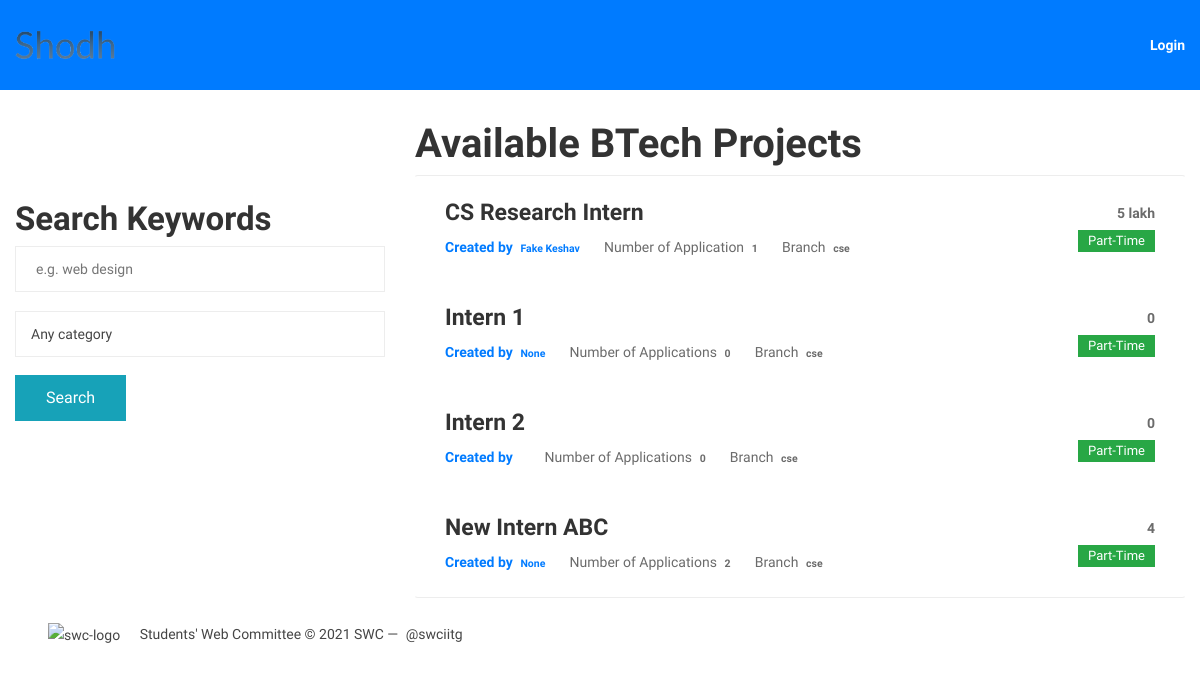
Page /groups/btp/ on the earlier database version.
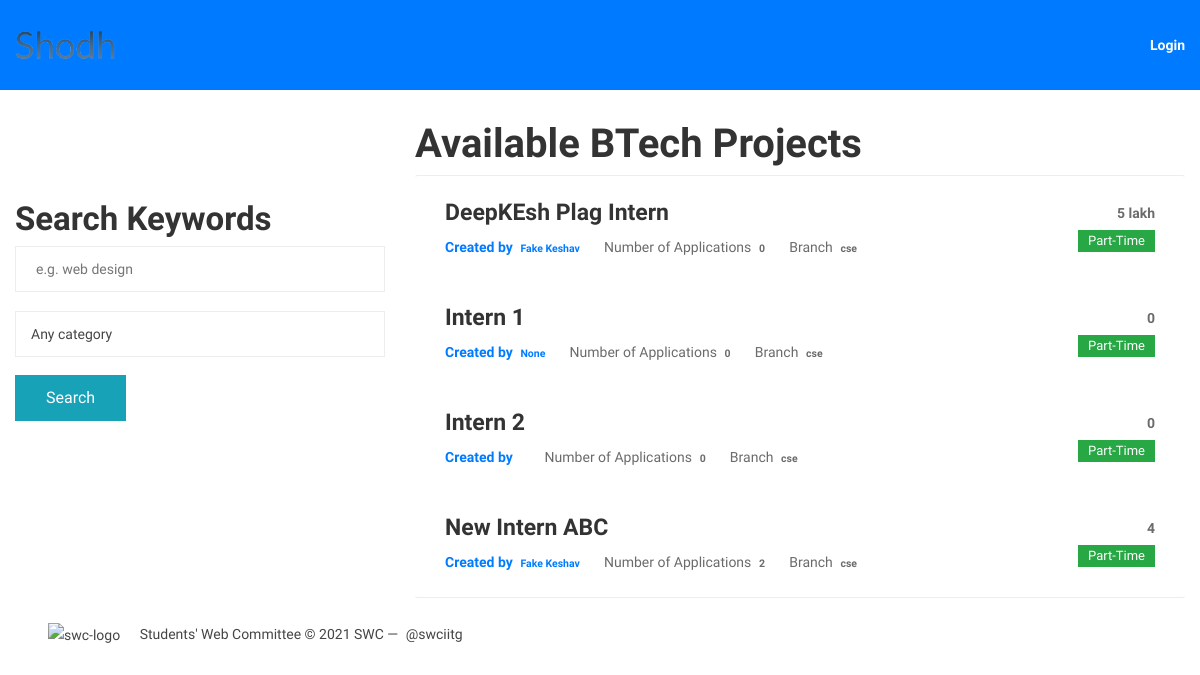
Same page on the later database version.
### groups/models.py (models this page shows, shortened)
class Group(models.Model):
    creator = models.ForeignKey(User,on_delete=models.CASCADE, related_name="group_creator")
    name = models.CharField(max_length=255, unique=True)
    slug = models.SlugField(allow_unicode=True, unique=True)
    description = models.TextField(blank=True, default='')
    description_html = models.TextField(editable=False, default='', blank=True)
    field_of_job= models.CharField(max_length=255, choices=FIELD_CHOICES, default='sde')
    duration = models.CharField(max_length=255, blank=True, default='', null=True)
    stipend = models.CharField(max_length=255, blank=True, default='', null=True)
    expected_qualifications = models.TextField(blank=True, default='', null=True)
    apply_by = models.CharField(max_length=255,blank=True, default='', null=True)
    start_date= models.CharField(max_length=255,blank=True, default='', null=True)
    additional_questions_to_applicant = models.TextField(blank=True, default='', null=True)
    location = models.CharField(max_length=255, blank=True, default='', null=True)
    vacancy = models.PositiveIntegerField(blank=True, default=1, null=True)
    workstatus = models.CharField(max_length=255, choices=STATUS_CHOICES, default='pt')
    btp=models.BooleanField(default=False, null=True, blank=True)
    branch = models.CharField(max_length=255, choices=BRANCH_CHOICES, default='na')
    finished=models.BooleanField(default=False, null=True, blank=True)
    class Meta:
        ordering = ["name"]

### accounts/models.py (models this page shows, shortened)
class UserProfile(models.Model):
    name = models.CharField(default=None,max_length=256,null=True)
    user = models.OneToOneField(User, on_delete=models.CASCADE, default=None)
    slug = models.SlugField(allow_unicode=True, unique=True,  default=None)
    position= models.CharField(max_length=255, choices=POSITION_CHOICES, default='stud')
    photo= models.ImageField(default= None,null=True)
    username = models.CharField(max_length=256)
    aboutme = models.TextField(default=None,null=True)
    branch = models.CharField(max_length=255, choices=BRANCH_CHOICES, default='bt')
    cpi = models.FloatField(default=None,null=True)
    gender = models.CharField(max_length=255, choices=GENDER_CHOICES, default='anon')
    linkedin = models.CharField(default=None,max_length=256,null=True)

### groups/views.py (the view)
class ListGroupsBTP(generic.ListView):
    model = Group
    template_name="groups/btp_list.html"

### groups/templates/groups/btp_list.html (shortened to what this page needs)
{% extends "groups/group_base.html" %}
{% load static %}
{% block pregroup %}
<div class="row">
	<div class="col-md-4" style="padding-top: 15%; padding-bottom: 5%;">
		<div class="content">
			<div style="padding-top: 5%; padding-bottom: 15%;">
				<h3 class="title">Search Keywords</h3>
				<form action="{% url 'groups:searchbar' %}" method="POST" id="form1">
					<input type="text" placeholder="e.g. web design" name="searchbar">
					<div style="padding-top: 5%;">
					<select name="fieldofjob">
						  <option value="all">Any category</option>
					</select>
				</div>
				</form>
				<div style="padding-top: 5%; padding-bottom: 10%;">
					<button form="form1" type="submit" class="btn btn-md btn-fill btn-info"> Search</button>
				</div>
			</div>
		</div>
	</div>
	{% endblock %}
	{% block group_content %}
	<div class="col-md-8" style="padding-top: 10%;">
        <h2> Available BTech Projects</h2>
		<div class="list-group">
			{% for group in object_list %}
            {% if group.btp == True %}
            {% if group.finished == False %}
			<a class="list-group-item job-list" href="{% url 'groups:single' slug=group.slug %}">
				<div class="salary-type col-auto order-sm-3">
					<span class="salary-range">{{ group.stipend }}</span>
					{% if group.workstatus == "pt" %}
					<span class="badge badge-success">Part-Time</span>
					{% else %}
					<span class="badge badge-success">Full-Time</span>
					{% endif %}
				</div>
				<div class="content col">
					<h5 class="title">{{ group.name }}</h5>
					<ul class="meta">
						<li><strong class="text-primary"> Created by <span class="badge"> {{ group.creator.userprofile.name }}
								</span></strong>
						</li>
						<li>Number of Application{{ group.posts.count|pluralize }} <span class="badge">
								{{ group.posts.count }} </span></li>
                        <li>Branch <span class="badge">
                                {{ group.branch }} </span></li>
					</ul>
				</div>
			</a>
            {% endif %}
            {% endif %}
			{% endfor %}
		</div>
	</div>
</div>
{% endblock %}

Differences in the rows shown:
changed Group "5 lakh": name "CS Research Intern" → "DeepKEsh Plag Intern"; posts.count "1" → "0"
changed Group "New Intern ABC": creator.userprofile.name "None" → "Fake Keshav"
